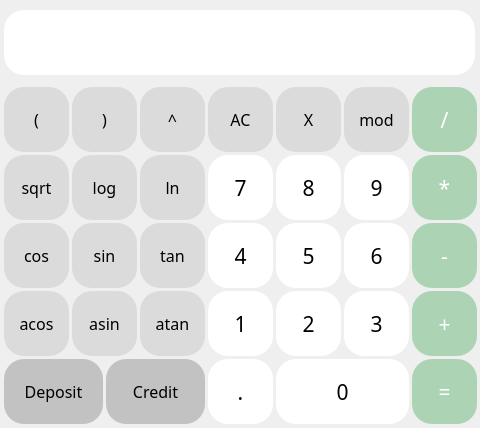
<?xml version="1.0" encoding="UTF-8"?>
<ui version="4.0">
 <class>SmartCalc</class>
 <widget class="QMainWindow" name="SmartCalc">
  <property name="geometry">
   <rect>
    <x>0</x>
    <y>0</y>
    <width>480</width>
    <height>428</height>
   </rect>
  </property>
  <property name="windowTitle">
   <string>MainWindow</string>
  </property>
  <property name="styleSheet">
   <string notr="true">border-radius: 20px;</string>
  </property>
  <widget class="QWidget" name="centralwidget">
   <widget class="QPushButton" name="pushButton_bracket_open">
    <property name="geometry">
     <rect>
      <x>4</x>
      <y>87</y>
      <width>65</width>
      <height>65</height>
     </rect>
    </property>
    <property name="sizePolicy">
     <sizepolicy hsizetype="Minimum" vsizetype="Fixed">
      <horstretch>0</horstretch>
      <verstretch>0</verstretch>
     </sizepolicy>
    </property>
    <property name="font">
     <font>
      <family>SB Sans Text</family>
      <pointsize>12</pointsize>
     </font>
    </property>
    <property name="styleSheet">
     <string notr="true">QPushButton {
  background-color: #dbdbdb;
border-radius: 20px;
}
QPushButton:pressed {
    background-color: #d5d5d5;
}</string>
    </property>
    <property name="text">
     <string>(</string>
    </property>
   </widget>
   <widget class="QPushButton" name="pushButton_bracket_close">
    <property name="geometry">
     <rect>
      <x>72</x>
      <y>87</y>
      <width>65</width>
      <height>65</height>
     </rect>
    </property>
    <property name="sizePolicy">
     <sizepolicy hsizetype="Minimum" vsizetype="Fixed">
      <horstretch>0</horstretch>
      <verstretch>0</verstretch>
     </sizepolicy>
    </property>
    <property name="font">
     <font>
      <family>SB Sans Text</family>
      <pointsize>12</pointsize>
     </font>
    </property>
    <property name="styleSheet">
     <string notr="true">QPushButton {
  background-color: #dbdbdb;
border-radius: 20px;
}
QPushButton:pressed {
    background-color: #d5d5d5;
}</string>
    </property>
    <property name="text">
     <string>)</string>
    </property>
   </widget>
   <widget class="QPushButton" name="pushButton_clear">
    <property name="geometry">
     <rect>
      <x>208</x>
      <y>87</y>
      <width>65</width>
      <height>65</height>
     </rect>
    </property>
    <property name="sizePolicy">
     <sizepolicy hsizetype="Minimum" vsizetype="Fixed">
      <horstretch>0</horstretch>
      <verstretch>0</verstretch>
     </sizepolicy>
    </property>
    <property name="font">
     <font>
      <family>SB Sans Text</family>
      <pointsize>12</pointsize>
     </font>
    </property>
    <property name="styleSheet">
     <string notr="true">QPushButton {
  background-color: #dbdbdb;
border-radius: 20px;
}
QPushButton:pressed {
    background-color: #d5d5d5;
}</string>
    </property>
    <property name="text">
     <string>AC</string>
    </property>
   </widget>
   <widget class="QPushButton" name="pushButton_pow">
    <property name="geometry">
     <rect>
      <x>140</x>
      <y>87</y>
      <width>65</width>
      <height>65</height>
     </rect>
    </property>
    <property name="sizePolicy">
     <sizepolicy hsizetype="Minimum" vsizetype="Fixed">
      <horstretch>0</horstretch>
      <verstretch>0</verstretch>
     </sizepolicy>
    </property>
    <property name="font">
     <font>
      <family>SB Sans Text</family>
      <pointsize>12</pointsize>
     </font>
    </property>
    <property name="styleSheet">
     <string notr="true">QPushButton {
  background-color: #dbdbdb;
border-radius: 20px;
}
QPushButton:pressed {
    background-color: #d5d5d5;
}</string>
    </property>
    <property name="text">
     <string>^</string>
    </property>
   </widget>
   <widget class="QPushButton" name="pushButton_mod">
    <property name="geometry">
     <rect>
      <x>344</x>
      <y>87</y>
      <width>65</width>
      <height>65</height>
     </rect>
    </property>
    <property name="sizePolicy">
     <sizepolicy hsizetype="Minimum" vsizetype="Fixed">
      <horstretch>0</horstretch>
      <verstretch>0</verstretch>
     </sizepolicy>
    </property>
    <property name="font">
     <font>
      <family>SB Sans Text</family>
      <pointsize>12</pointsize>
     </font>
    </property>
    <property name="styleSheet">
     <string notr="true">QPushButton {
  background-color: #dbdbdb;
border-radius: 20px;
}
QPushButton:pressed {
    background-color: #d5d5d5;
}</string>
    </property>
    <property name="text">
     <string>mod</string>
    </property>
   </widget>
   <widget class="QPushButton" name="pushButton_x">
    <property name="geometry">
     <rect>
      <x>276</x>
      <y>87</y>
      <width>65</width>
      <height>65</height>
     </rect>
    </property>
    <property name="sizePolicy">
     <sizepolicy hsizetype="Minimum" vsizetype="Fixed">
      <horstretch>0</horstretch>
      <verstretch>0</verstretch>
     </sizepolicy>
    </property>
    <property name="font">
     <font>
      <family>SB Sans Text</family>
      <pointsize>12</pointsize>
     </font>
    </property>
    <property name="styleSheet">
     <string notr="true">QPushButton {
  background-color: #dbdbdb;
border-radius: 20px;
}
QPushButton:pressed {
    background-color: #d5d5d5;
}</string>
    </property>
    <property name="text">
     <string>X</string>
    </property>
   </widget>
   <widget class="QPushButton" name="pushButton_div">
    <property name="geometry">
     <rect>
      <x>412</x>
      <y>87</y>
      <width>65</width>
      <height>65</height>
     </rect>
    </property>
    <property name="sizePolicy">
     <sizepolicy hsizetype="Minimum" vsizetype="Fixed">
      <horstretch>0</horstretch>
      <verstretch>0</verstretch>
     </sizepolicy>
    </property>
    <property name="font">
     <font>
      <family>SB Sans Text</family>
      <pointsize>16</pointsize>
     </font>
    </property>
    <property name="styleSheet">
     <string notr="true">QPushButton {
  background-color: #acd4b4;
  color: white; 
  border-radius: 20px;
}

QPushButton:pressed {
    background-color: #8fba8f;
}</string>
    </property>
    <property name="text">
     <string>/</string>
    </property>
   </widget>
   <widget class="QPushButton" name="pushButton_ln">
    <property name="geometry">
     <rect>
      <x>140</x>
      <y>155</y>
      <width>65</width>
      <height>65</height>
     </rect>
    </property>
    <property name="sizePolicy">
     <sizepolicy hsizetype="Minimum" vsizetype="Fixed">
      <horstretch>0</horstretch>
      <verstretch>0</verstretch>
     </sizepolicy>
    </property>
    <property name="font">
     <font>
      <family>SB Sans Text</family>
      <pointsize>12</pointsize>
     </font>
    </property>
    <property name="styleSheet">
     <string notr="true">QPushButton {
  background-color: #dbdbdb;
border-radius: 20px;
}
QPushButton:pressed {
    background-color: #d5d5d5;
}</string>
    </property>
    <property name="text">
     <string>ln</string>
    </property>
   </widget>
   <widget class="QPushButton" name="pushButton_9">
    <property name="geometry">
     <rect>
      <x>344</x>
      <y>155</y>
      <width>65</width>
      <height>65</height>
     </rect>
    </property>
    <property name="sizePolicy">
     <sizepolicy hsizetype="Minimum" vsizetype="Fixed">
      <horstretch>0</horstretch>
      <verstretch>0</verstretch>
     </sizepolicy>
    </property>
    <property name="font">
     <font>
      <family>SB Sans Text</family>
      <pointsize>16</pointsize>
     </font>
    </property>
    <property name="styleSheet">
     <string notr="true">QPushButton {
    background-color:white;
    color:black;
	border-radius: 20px
}
QPushButton:pressed {
    background-color: #f5f5f5;
}</string>
    </property>
    <property name="text">
     <string>9</string>
    </property>
   </widget>
   <widget class="QPushButton" name="pushButton_log">
    <property name="geometry">
     <rect>
      <x>72</x>
      <y>155</y>
      <width>65</width>
      <height>65</height>
     </rect>
    </property>
    <property name="sizePolicy">
     <sizepolicy hsizetype="Minimum" vsizetype="Fixed">
      <horstretch>0</horstretch>
      <verstretch>0</verstretch>
     </sizepolicy>
    </property>
    <property name="font">
     <font>
      <family>SB Sans Text</family>
      <pointsize>12</pointsize>
     </font>
    </property>
    <property name="styleSheet">
     <string notr="true">QPushButton {
  background-color: #dbdbdb;
border-radius: 20px;
}
QPushButton:pressed {
    background-color: #d5d5d5;
}</string>
    </property>
    <property name="text">
     <string>log</string>
    </property>
   </widget>
   <widget class="QPushButton" name="pushButton_7">
    <property name="geometry">
     <rect>
      <x>208</x>
      <y>155</y>
      <width>65</width>
      <height>65</height>
     </rect>
    </property>
    <property name="sizePolicy">
     <sizepolicy hsizetype="Minimum" vsizetype="Fixed">
      <horstretch>0</horstretch>
      <verstretch>0</verstretch>
     </sizepolicy>
    </property>
    <property name="font">
     <font>
      <family>SB Sans Text</family>
      <pointsize>16</pointsize>
     </font>
    </property>
    <property name="styleSheet">
     <string notr="true">QPushButton {
    background-color:white;
    color:black;
	border-radius: 20px
}
QPushButton:pressed {
    background-color: #f5f5f5;
}</string>
    </property>
    <property name="text">
     <string>7</string>
    </property>
   </widget>
   <widget class="QPushButton" name="pushButton_sqrt">
    <property name="geometry">
     <rect>
      <x>4</x>
      <y>155</y>
      <width>65</width>
      <height>65</height>
     </rect>
    </property>
    <property name="sizePolicy">
     <sizepolicy hsizetype="Minimum" vsizetype="Fixed">
      <horstretch>0</horstretch>
      <verstretch>0</verstretch>
     </sizepolicy>
    </property>
    <property name="font">
     <font>
      <family>SB Sans Text</family>
      <pointsize>12</pointsize>
     </font>
    </property>
    <property name="styleSheet">
     <string notr="true">QPushButton {
  background-color: #dbdbdb;
border-radius: 20px;
}
QPushButton:pressed {
    background-color: #d5d5d5;
}</string>
    </property>
    <property name="text">
     <string>sqrt</string>
    </property>
   </widget>
   <widget class="QPushButton" name="pushButton_mult">
    <property name="geometry">
     <rect>
      <x>412</x>
      <y>155</y>
      <width>65</width>
      <height>65</height>
     </rect>
    </property>
    <property name="sizePolicy">
     <sizepolicy hsizetype="Minimum" vsizetype="Fixed">
      <horstretch>0</horstretch>
      <verstretch>0</verstretch>
     </sizepolicy>
    </property>
    <property name="font">
     <font>
      <family>SB Sans Text</family>
      <pointsize>16</pointsize>
     </font>
    </property>
    <property name="styleSheet">
     <string notr="true">QPushButton {
  background-color: #acd4b4;
  color: white; 
  border-radius: 20px;
}

QPushButton:pressed {
    background-color: #8fba8f;
}</string>
    </property>
    <property name="text">
     <string>*</string>
    </property>
   </widget>
   <widget class="QPushButton" name="pushButton_8">
    <property name="geometry">
     <rect>
      <x>276</x>
      <y>155</y>
      <width>65</width>
      <height>65</height>
     </rect>
    </property>
    <property name="sizePolicy">
     <sizepolicy hsizetype="Minimum" vsizetype="Fixed">
      <horstretch>0</horstretch>
      <verstretch>0</verstretch>
     </sizepolicy>
    </property>
    <property name="font">
     <font>
      <family>SB Sans Text</family>
      <pointsize>16</pointsize>
     </font>
    </property>
    <property name="styleSheet">
     <string notr="true">QPushButton {
    background-color:white;
    color:black;
	border-radius: 20px
}
QPushButton:pressed {
    background-color: #f5f5f5;
}</string>
    </property>
    <property name="text">
     <string>8</string>
    </property>
   </widget>
   <widget class="QPushButton" name="pushButton_tan">
    <property name="geometry">
     <rect>
      <x>140</x>
      <y>223</y>
      <width>65</width>
      <height>65</height>
     </rect>
    </property>
    <property name="sizePolicy">
     <sizepolicy hsizetype="Minimum" vsizetype="Fixed">
      <horstretch>0</horstretch>
      <verstretch>0</verstretch>
     </sizepolicy>
    </property>
    <property name="font">
     <font>
      <family>SB Sans Text</family>
      <pointsize>12</pointsize>
     </font>
    </property>
    <property name="styleSheet">
     <string notr="true">QPushButton {
  background-color: #dbdbdb;
border-radius: 20px;
}
QPushButton:pressed {
    background-color: #d5d5d5;
}</string>
    </property>
    <property name="text">
     <string>tan</string>
    </property>
   </widget>
   <widget class="QPushButton" name="pushButton_6">
    <property name="geometry">
     <rect>
      <x>344</x>
      <y>223</y>
      <width>65</width>
      <height>65</height>
     </rect>
    </property>
    <property name="sizePolicy">
     <sizepolicy hsizetype="Minimum" vsizetype="Fixed">
      <horstretch>0</horstretch>
      <verstretch>0</verstretch>
     </sizepolicy>
    </property>
    <property name="font">
     <font>
      <family>SB Sans Text</family>
      <pointsize>16</pointsize>
     </font>
    </property>
    <property name="styleSheet">
     <string notr="true">QPushButton {
    background-color:white;
    color:black;
	border-radius: 20px
}
QPushButton:pressed {
    background-color: #f5f5f5;
}</string>
    </property>
    <property name="text">
     <string>6</string>
    </property>
   </widget>
   <widget class="QPushButton" name="pushButton_sin">
    <property name="geometry">
     <rect>
      <x>72</x>
      <y>223</y>
      <width>65</width>
      <height>65</height>
     </rect>
    </property>
    <property name="sizePolicy">
     <sizepolicy hsizetype="Minimum" vsizetype="Fixed">
      <horstretch>0</horstretch>
      <verstretch>0</verstretch>
     </sizepolicy>
    </property>
    <property name="font">
     <font>
      <family>SB Sans Text</family>
      <pointsize>12</pointsize>
     </font>
    </property>
    <property name="styleSheet">
     <string notr="true">QPushButton {
  background-color: #dbdbdb;
border-radius: 20px;
}
QPushButton:pressed {
    background-color: #d5d5d5;
}</string>
    </property>
    <property name="text">
     <string>sin</string>
    </property>
   </widget>
   <widget class="QPushButton" name="pushButton_4">
    <property name="geometry">
     <rect>
      <x>208</x>
      <y>223</y>
      <width>65</width>
      <height>65</height>
     </rect>
    </property>
    <property name="sizePolicy">
     <sizepolicy hsizetype="Minimum" vsizetype="Fixed">
      <horstretch>0</horstretch>
      <verstretch>0</verstretch>
     </sizepolicy>
    </property>
    <property name="font">
     <font>
      <family>SB Sans Text</family>
      <pointsize>16</pointsize>
     </font>
    </property>
    <property name="styleSheet">
     <string notr="true">QPushButton {
    background-color:white;
    color:black;
	border-radius: 20px
}
QPushButton:pressed {
    background-color: #f5f5f5;
}</string>
    </property>
    <property name="text">
     <string>4</string>
    </property>
   </widget>
   <widget class="QPushButton" name="pushButton_cos">
    <property name="geometry">
     <rect>
      <x>4</x>
      <y>223</y>
      <width>65</width>
      <height>65</height>
     </rect>
    </property>
    <property name="sizePolicy">
     <sizepolicy hsizetype="Minimum" vsizetype="Fixed">
      <horstretch>0</horstretch>
      <verstretch>0</verstretch>
     </sizepolicy>
    </property>
    <property name="font">
     <font>
      <family>SB Sans Text</family>
      <pointsize>12</pointsize>
     </font>
    </property>
    <property name="styleSheet">
     <string notr="true">QPushButton {
  background-color: #dbdbdb;
border-radius: 20px;
}
QPushButton:pressed {
    background-color: #d5d5d5;
}</string>
    </property>
    <property name="text">
     <string>cos</string>
    </property>
   </widget>
   <widget class="QPushButton" name="pushButton_minus">
    <property name="geometry">
     <rect>
      <x>412</x>
      <y>223</y>
      <width>65</width>
      <height>65</height>
     </rect>
    </property>
    <property name="sizePolicy">
     <sizepolicy hsizetype="Minimum" vsizetype="Fixed">
      <horstretch>0</horstretch>
      <verstretch>0</verstretch>
     </sizepolicy>
    </property>
    <property name="font">
     <font>
      <family>SB Sans Text</family>
      <pointsize>16</pointsize>
     </font>
    </property>
    <property name="styleSheet">
     <string notr="true">QPushButton {
  background-color: #acd4b4;
  color: white; 
  border-radius: 20px;
}

QPushButton:pressed {
    background-color: #8fba8f;
}</string>
    </property>
    <property name="text">
     <string>-</string>
    </property>
   </widget>
   <widget class="QPushButton" name="pushButton_5">
    <property name="geometry">
     <rect>
      <x>276</x>
      <y>223</y>
      <width>65</width>
      <height>65</height>
     </rect>
    </property>
    <property name="sizePolicy">
     <sizepolicy hsizetype="Minimum" vsizetype="Fixed">
      <horstretch>0</horstretch>
      <verstretch>0</verstretch>
     </sizepolicy>
    </property>
    <property name="font">
     <font>
      <family>SB Sans Text</family>
      <pointsize>16</pointsize>
     </font>
    </property>
    <property name="styleSheet">
     <string notr="true">QPushButton {
    background-color:white;
    color:black;
	border-radius: 20px
}
QPushButton:pressed {
    background-color: #f5f5f5;
}</string>
    </property>
    <property name="text">
     <string>5</string>
    </property>
   </widget>
   <widget class="QPushButton" name="pushButton_atan">
    <property name="geometry">
     <rect>
      <x>140</x>
      <y>291</y>
      <width>65</width>
      <height>65</height>
     </rect>
    </property>
    <property name="sizePolicy">
     <sizepolicy hsizetype="Minimum" vsizetype="Fixed">
      <horstretch>0</horstretch>
      <verstretch>0</verstretch>
     </sizepolicy>
    </property>
    <property name="font">
     <font>
      <family>SB Sans Text</family>
      <pointsize>12</pointsize>
     </font>
    </property>
    <property name="styleSheet">
     <string notr="true">QPushButton {
  background-color: #dbdbdb;
border-radius: 20px;
}
QPushButton:pressed {
    background-color: #d5d5d5;
}</string>
    </property>
    <property name="text">
     <string>atan</string>
    </property>
   </widget>
   <widget class="QPushButton" name="pushButton_3">
    <property name="geometry">
     <rect>
      <x>344</x>
      <y>291</y>
      <width>65</width>
      <height>65</height>
     </rect>
    </property>
    <property name="sizePolicy">
     <sizepolicy hsizetype="Minimum" vsizetype="Fixed">
      <horstretch>0</horstretch>
      <verstretch>0</verstretch>
     </sizepolicy>
    </property>
    <property name="font">
     <font>
      <family>SB Sans Text</family>
      <pointsize>16</pointsize>
     </font>
    </property>
    <property name="styleSheet">
     <string notr="true">QPushButton {
    background-color:white;
    color:black;
	border-radius: 20px
}
QPushButton:pressed {
    background-color: #f5f5f5;
}</string>
    </property>
    <property name="text">
     <string>3</string>
    </property>
   </widget>
   <widget class="QPushButton" name="pushButton_asin">
    <property name="geometry">
     <rect>
      <x>72</x>
      <y>291</y>
      <width>65</width>
      <height>65</height>
     </rect>
    </property>
    <property name="sizePolicy">
     <sizepolicy hsizetype="Minimum" vsizetype="Fixed">
      <horstretch>0</horstretch>
      <verstretch>0</verstretch>
     </sizepolicy>
    </property>
    <property name="font">
     <font>
      <family>SB Sans Text</family>
      <pointsize>12</pointsize>
     </font>
    </property>
    <property name="styleSheet">
     <string notr="true">QPushButton {
  background-color: #dbdbdb;
border-radius: 20px;
}
QPushButton:pressed {
    background-color: #d5d5d5;
}</string>
    </property>
    <property name="text">
     <string>asin</string>
    </property>
   </widget>
   <widget class="QPushButton" name="pushButton_1">
    <property name="geometry">
     <rect>
      <x>208</x>
      <y>291</y>
      <width>65</width>
      <height>65</height>
     </rect>
    </property>
    <property name="sizePolicy">
     <sizepolicy hsizetype="Minimum" vsizetype="Fixed">
      <horstretch>0</horstretch>
      <verstretch>0</verstretch>
     </sizepolicy>
    </property>
    <property name="font">
     <font>
      <family>SB Sans Text</family>
      <pointsize>16</pointsize>
     </font>
    </property>
    <property name="styleSheet">
     <string notr="true">QPushButton {
    background-color:white;
    color:black;
	border-radius: 20px
}
QPushButton:pressed {
    background-color: #f5f5f5;
}</string>
    </property>
    <property name="text">
     <string>1</string>
    </property>
   </widget>
   <widget class="QPushButton" name="pushButton_acos">
    <property name="geometry">
     <rect>
      <x>4</x>
      <y>291</y>
      <width>65</width>
      <height>65</height>
     </rect>
    </property>
    <property name="sizePolicy">
     <sizepolicy hsizetype="Minimum" vsizetype="Fixed">
      <horstretch>0</horstretch>
      <verstretch>0</verstretch>
     </sizepolicy>
    </property>
    <property name="font">
     <font>
      <family>SB Sans Text</family>
      <pointsize>12</pointsize>
     </font>
    </property>
    <property name="styleSheet">
     <string notr="true">QPushButton {
  background-color: #dbdbdb;
border-radius: 20px;
}
QPushButton:pressed {
    background-color: #d5d5d5;
}</string>
    </property>
    <property name="text">
     <string>acos</string>
    </property>
   </widget>
   <widget class="QPushButton" name="pushButton_plus">
    <property name="geometry">
     <rect>
      <x>412</x>
      <y>291</y>
      <width>65</width>
      <height>65</height>
     </rect>
    </property>
    <property name="sizePolicy">
     <sizepolicy hsizetype="Minimum" vsizetype="Fixed">
      <horstretch>0</horstretch>
      <verstretch>0</verstretch>
     </sizepolicy>
    </property>
    <property name="font">
     <font>
      <family>SB Sans Text</family>
      <pointsize>16</pointsize>
     </font>
    </property>
    <property name="styleSheet">
     <string notr="true">QPushButton {
  background-color: #acd4b4;
  color: white; 
  border-radius: 20px;
}

QPushButton:pressed {
    background-color: #8fba8f;
}</string>
    </property>
    <property name="text">
     <string>+</string>
    </property>
   </widget>
   <widget class="QPushButton" name="pushButton_2">
    <property name="geometry">
     <rect>
      <x>276</x>
      <y>291</y>
      <width>65</width>
      <height>65</height>
     </rect>
    </property>
    <property name="sizePolicy">
     <sizepolicy hsizetype="Minimum" vsizetype="Fixed">
      <horstretch>0</horstretch>
      <verstretch>0</verstretch>
     </sizepolicy>
    </property>
    <property name="font">
     <font>
      <family>SB Sans Text</family>
      <pointsize>16</pointsize>
     </font>
    </property>
    <property name="styleSheet">
     <string notr="true">QPushButton {
    background-color:white;
    color:black;
	border-radius: 20px
}
QPushButton:pressed {
    background-color: #f5f5f5;
}</string>
    </property>
    <property name="text">
     <string>2</string>
    </property>
   </widget>
   <widget class="QPushButton" name="pushButton_Credit">
    <property name="geometry">
     <rect>
      <x>106</x>
      <y>359</y>
      <width>99</width>
      <height>65</height>
     </rect>
    </property>
    <property name="sizePolicy">
     <sizepolicy hsizetype="Minimum" vsizetype="Fixed">
      <horstretch>0</horstretch>
      <verstretch>0</verstretch>
     </sizepolicy>
    </property>
    <property name="font">
     <font>
      <family>SB Sans Text</family>
      <pointsize>12</pointsize>
     </font>
    </property>
    <property name="styleSheet">
     <string notr="true">QPushButton {
  background-color: #c2c2c2;
  border-radius: 20px;
}
QPushButton:pressed {
    background-color: #a8a8a8;
}</string>
    </property>
    <property name="text">
     <string>Credit</string>
    </property>
   </widget>
   <widget class="QPushButton" name="pushButton_dot">
    <property name="geometry">
     <rect>
      <x>208</x>
      <y>359</y>
      <width>65</width>
      <height>65</height>
     </rect>
    </property>
    <property name="sizePolicy">
     <sizepolicy hsizetype="Minimum" vsizetype="Fixed">
      <horstretch>0</horstretch>
      <verstretch>0</verstretch>
     </sizepolicy>
    </property>
    <property name="font">
     <font>
      <family>SB Sans Text</family>
      <pointsize>16</pointsize>
     </font>
    </property>
    <property name="styleSheet">
     <string notr="true">QPushButton {
    background-color:white;
    color:black;
	border-radius: 20px
}
QPushButton:pressed {
    background-color: #f5f5f5;
}</string>
    </property>
    <property name="text">
     <string>.</string>
    </property>
   </widget>
   <widget class="QPushButton" name="pushButton_Deposit">
    <property name="geometry">
     <rect>
      <x>4</x>
      <y>359</y>
      <width>99</width>
      <height>65</height>
     </rect>
    </property>
    <property name="sizePolicy">
     <sizepolicy hsizetype="Minimum" vsizetype="Fixed">
      <horstretch>0</horstretch>
      <verstretch>0</verstretch>
     </sizepolicy>
    </property>
    <property name="font">
     <font>
      <family>SB Sans Text</family>
      <pointsize>12</pointsize>
     </font>
    </property>
    <property name="styleSheet">
     <string notr="true">QPushButton {
  background-color: #c2c2c2;
  border-radius: 20px;
}
QPushButton:pressed {
    background-color: #a8a8a8;
}</string>
    </property>
    <property name="text">
     <string>Deposit</string>
    </property>
   </widget>
   <widget class="QPushButton" name="pushButton_0">
    <property name="geometry">
     <rect>
      <x>276</x>
      <y>359</y>
      <width>133</width>
      <height>65</height>
     </rect>
    </property>
    <property name="sizePolicy">
     <sizepolicy hsizetype="Minimum" vsizetype="Fixed">
      <horstretch>0</horstretch>
      <verstretch>0</verstretch>
     </sizepolicy>
    </property>
    <property name="font">
     <font>
      <family>SB Sans Text</family>
      <pointsize>16</pointsize>
     </font>
    </property>
    <property name="styleSheet">
     <string notr="true">QPushButton {
    background-color:white;
    color:black;
	border-radius: 20px
}
QPushButton:pressed {
    background-color: #f5f5f5;
}</string>
    </property>
    <property name="text">
     <string>0</string>
    </property>
   </widget>
   <widget class="QPushButton" name="pushButton_eq">
    <property name="geometry">
     <rect>
      <x>412</x>
      <y>359</y>
      <width>65</width>
      <height>65</height>
     </rect>
    </property>
    <property name="sizePolicy">
     <sizepolicy hsizetype="Minimum" vsizetype="Fixed">
      <horstretch>0</horstretch>
      <verstretch>0</verstretch>
     </sizepolicy>
    </property>
    <property name="font">
     <font>
      <family>SB Sans Text</family>
      <pointsize>16</pointsize>
     </font>
    </property>
    <property name="styleSheet">
     <string notr="true">QPushButton {
  background-color: #acd4b4;
  color: white; 
  border-radius: 20px;
}

QPushButton:pressed {
    background-color: #8fba8f;
}</string>
    </property>
    <property name="text">
     <string>=</string>
    </property>
   </widget>
   <widget class="QLineEdit" name="show_line">
    <property name="geometry">
     <rect>
      <x>4</x>
      <y>10</y>
      <width>471</width>
      <height>65</height>
     </rect>
    </property>
    <property name="font">
     <font>
      <family>SB Sans Text</family>
      <pointsize>18</pointsize>
     </font>
    </property>
    <property name="styleSheet">
     <string notr="true">QLineEdit {
  qproperty-alignment: 'AlignVCenter | AlignRight';
  border-radius: 20px;
}

background-color : white;</string>
    </property>
   </widget>
  </widget>
 </widget>
 <resources/>
 <connections/>
</ui>
